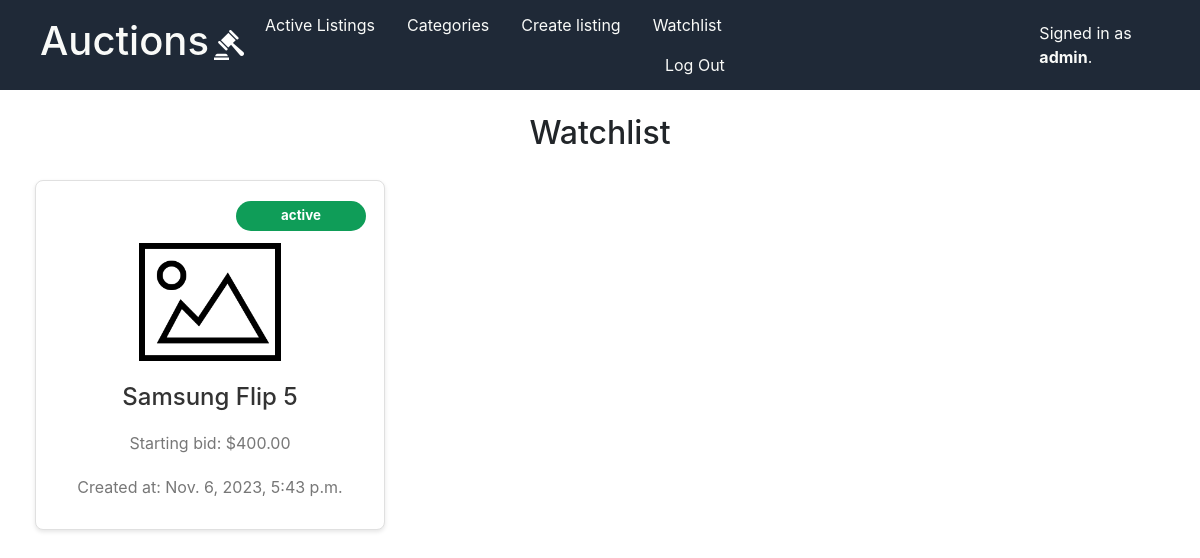
Before: /watchlist/ (signed in) with the older database file.
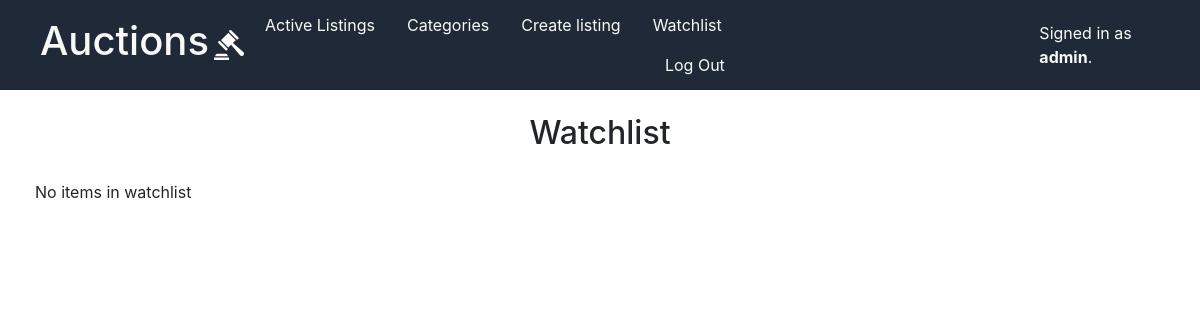
After: the same page with the newer database file.
### auctions/models.py (models this page shows)
class User(AbstractUser):
    pass

class AuctionListing(models.Model):
    title = models.CharField(max_length=128)
    description = models.TextField()
    image = models.URLField(blank=True)
    starting_bid = models.DecimalField(decimal_places=2,max_digits=10)
    category = models.ForeignKey(Category,on_delete=models.CASCADE,blank=True)
    status = models.CharField(
    max_length=10,
    choices=[
        ('active', 'Active'),
        ('completed', 'Completed'),
        ('disabled', 'Disabled'),
    ],
    default='active'
    )
    seller = models.ForeignKey(User,on_delete=models.CASCADE,related_name="listing_seller")
    created_at = models.DateTimeField(auto_now_add=True)
    winner = models.ForeignKey(User,null=True,blank=True,on_delete=models.SET_NULL,related_name="listing_winner")
    def __str__(self):
        return f'{self.title} - Posted by: {self.seller}'

### auctions/views.py (the view)
# urls.py: path("watchlist/",views.load_watchlist,name="watchlist"),
@login_required(login_url='/auctions/login/')
def load_watchlist(request):
    watchlist = get_object_or_404(WatchList,user=request.user)
    watchlist_listings = watchlist.listing.all()
    print(watchlist_listings)
    return render(request,"auctions/watchlist.html",{"watchlist_listings":watchlist_listings})

### auctions/templates/auctions/watchlist.html
{% extends "auctions/layout.html" %}
{% load static %}
{% block body %}
    <h2 class="active-listings-title">Watchlist</h2>
        <div class="auction-listings">
            {% for listing in watchlist_listings %}
                <div class="auction-listing">
                    <a class="to-listing" href="{% url 'auctions:listing_view'  listing.id%}">
                        <div class="listing-card">
                            <div class="listing-status {% if listing.status == 'active' %}status-active{% elif listing.status == 'completed' %}status-completed{% endif %}">
                                <p>{{listing.status}}</p>
                            </div>
                            <div class="listing-img-container">
                                {% if listing.image == "" %}
                                    <img class="listing-img" src="{% static "auctions/blank-image.png" %}" alt="Blank Image">
                                {%else%}
                                    <img class="listing-img" src="{{listing.image}}" alt="{{listing.name}}">
                                {% endif %}
                            </div>
                            <h3>{{listing.title}}</h3>
                            <p>Starting bid: ${{listing.starting_bid}}</p>
                            <p>Created at: {{listing.created_at}}</p>
                        </div>
                    </a>
                </div>
            {%empty%}
                <div>No items in watchlist</div>
            {% endfor %}
        </div>
{% endblock %}

### auctions/templates/auctions/layout.html (shortened to what this page needs)
{% load static %}
<!DOCTYPE html>
<html lang="en">
    <head>
        <link rel="stylesheet" href="https://stackpath.bootstrapcdn.com/bootstrap/4.4.1/css/bootstrap.min.css">
        <link href="{% static 'auctions/styles.css' %}" rel="stylesheet">
    </head>
    <body>
        <div class="header">
            <a class="logo-home" href="{% url 'auctions:index' %}">
                <div class="app-name">
                    <h1>Auctions</h1>
                    <img src="{% static "auctions/auction.png" %}" id="logo" alt="">
                </div>
            </a>
            <ul class="nav">
                <div class="left-links">
                    <li class="nav-item">
                        <a class="nav-link" href="{% url 'auctions:index' %}">Active Listings</a>
                    </li>
                    <li class="nav-item">
                        <a class="nav-link" href="{% url 'auctions:display_categories' %}">Categories</a>
                    </li>
                    {% if user.is_authenticated %}
                        <li class="nav-item">
                            <a class="nav-link" href="{% url 'auctions:create_listing'%}">Create listing</a>
                        </li>
                        <li class="nav-item">
                            <a class="nav-link" href="{% url 'auctions:watchlist' %}">Watchlist</a>
                        </li>
                    {% endif %}
                </div>
                <div class="right-links">
                    {% if user.is_authenticated %}
                        <li class="nav-item">
                            <a class="nav-link" href="{% url 'auctions:logout' %}">Log Out</a>
                        </li>
                    {% endif %}
            </ul>
                    <div class="current-user-container">
                        {% if user.is_authenticated %}
                        <span id="current-user">  Signed in as <strong>{{ user.username }}</strong>. </span>
                        {% else %}
                        <span id="current-user">Not signed in.</span>
                        {% endif %}
                    </div>
                </div>
        <br>
        {% block body %}
        {% endblock %}
    </body>
</html>

### auctions/static/auctions/styles.css (style rules this page uses)
body { padding: 10px; display: flex; height: 100vh; flex-direction: column; margin: 0; padding: 0; }
.header { background-color: #1f2937; display: flex; justify-content: space-between; margin: 0; padding: 5px 40px; align-items: center; }
.app-name { color: #f9faf8; display: flex; align-items: center; margin: 0 ; }
#logo { width: 40px; height: 40px; padding: 5px; }
.logo-home { text-decoration: none; }
.nav { display: flex; align-items: center; margin: 0; padding: 0; }
.nav-link { color: #f9faf8; }
.left-links { display: flex; }
.right-links { display: flex; margin-left: 400px; flex-grow: 1; }
.current-user-container { display: flex; align-items: center; margin: 0; }
#current-user { color: #f9faf8; overflow: hidden; }
.auction-listings { margin: 20px 35px; display: grid; grid-template-columns: repeat(auto-fill,minmax(280px,1fr)); gap: 40px; }
.active-listings-title { text-align: center; }

Changed rows visible on the page:
removed AuctionListing: status "active", title "Samsung Flip 5", starting_bid "400.00", created_at "Nov. 6, 2023, 5:43 p.m."
Other visible differences:
text now shown: "No items in watchlist"
